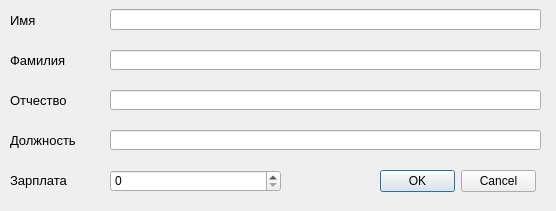
<?xml version="1.0" encoding="UTF-8"?>
<ui version="4.0">
 <class>EmployeeWidgetEditor</class>
 <widget class="QWidget" name="EmployeeWidgetEditor">
  <property name="geometry">
   <rect>
    <x>0</x>
    <y>0</y>
    <width>556</width>
    <height>211</height>
   </rect>
  </property>
  <property name="windowTitle">
   <string>Form</string>
  </property>
  <property name="styleSheet">
   <string notr="true">QLabel{
	font-size: 13px;
}</string>
  </property>
  <widget class="QLabel" name="labelName">
   <property name="geometry">
    <rect>
     <x>10</x>
     <y>10</y>
     <width>81</width>
     <height>20</height>
    </rect>
   </property>
   <property name="text">
    <string>Имя</string>
   </property>
  </widget>
  <widget class="QLabel" name="labelSurname">
   <property name="geometry">
    <rect>
     <x>10</x>
     <y>50</y>
     <width>91</width>
     <height>21</height>
    </rect>
   </property>
   <property name="text">
    <string>Фамилия</string>
   </property>
  </widget>
  <widget class="QLabel" name="labelMiddleName">
   <property name="geometry">
    <rect>
     <x>10</x>
     <y>90</y>
     <width>91</width>
     <height>21</height>
    </rect>
   </property>
   <property name="text">
    <string>Отчество</string>
   </property>
  </widget>
  <widget class="QLabel" name="labelFunction">
   <property name="geometry">
    <rect>
     <x>10</x>
     <y>130</y>
     <width>91</width>
     <height>21</height>
    </rect>
   </property>
   <property name="text">
    <string>Должность</string>
   </property>
  </widget>
  <widget class="QLabel" name="labelSalary">
   <property name="geometry">
    <rect>
     <x>10</x>
     <y>170</y>
     <width>81</width>
     <height>21</height>
    </rect>
   </property>
   <property name="text">
    <string>Зарплата</string>
   </property>
  </widget>
  <widget class="QLineEdit" name="lineEditName">
   <property name="geometry">
    <rect>
     <x>110</x>
     <y>9</y>
     <width>431</width>
     <height>21</height>
    </rect>
   </property>
  </widget>
  <widget class="QLineEdit" name="lineEditSurname">
   <property name="geometry">
    <rect>
     <x>110</x>
     <y>50</y>
     <width>431</width>
     <height>20</height>
    </rect>
   </property>
  </widget>
  <widget class="QLineEdit" name="lineEditMiddleName">
   <property name="geometry">
    <rect>
     <x>110</x>
     <y>90</y>
     <width>431</width>
     <height>20</height>
    </rect>
   </property>
  </widget>
  <widget class="QLineEdit" name="lineEditFunction">
   <property name="geometry">
    <rect>
     <x>110</x>
     <y>130</y>
     <width>431</width>
     <height>20</height>
    </rect>
   </property>
  </widget>
  <widget class="QDialogButtonBox" name="buttonBox">
   <property name="geometry">
    <rect>
     <x>380</x>
     <y>170</y>
     <width>156</width>
     <height>23</height>
    </rect>
   </property>
   <property name="standardButtons">
    <set>QDialogButtonBox::Cancel|QDialogButtonBox::Ok</set>
   </property>
  </widget>
  <widget class="QSpinBox" name="spinBoxSalary">
   <property name="geometry">
    <rect>
     <x>110</x>
     <y>170</y>
     <width>171</width>
     <height>22</height>
    </rect>
   </property>
   <property name="maximum">
    <number>1000000</number>
   </property>
  </widget>
 </widget>
 <resources/>
 <connections/>
</ui>
